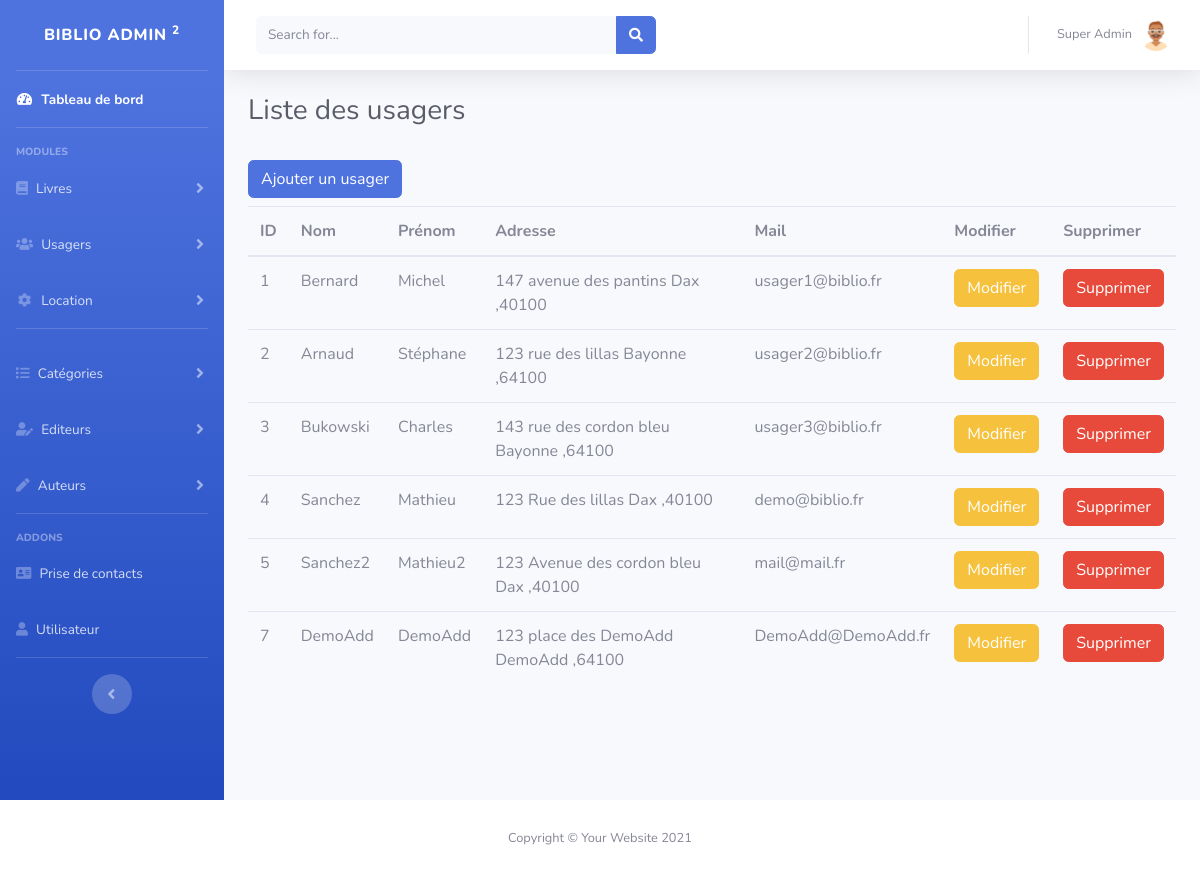
Page /admin/usager/index.php (signed in) on the committed database.
### tables this page shows
CREATE TABLE IF NOT EXISTS `usager` (
  `id` int(11) NOT NULL AUTO_INCREMENT,
  `nom` varchar(255) NOT NULL,
  `prenom` varchar(255) NOT NULL,
  `adresse` varchar(255) NOT NULL,
  `ville` varchar(255) NOT NULL,
  `code_postal` varchar(5) NOT NULL,
  `mail` varchar(255) NOT NULL,
  PRIMARY KEY (`id`)
);

### admin/usager/index.php (the view, shortened to what this page needs)
<?php
    include '../config/bdd.php';
    $sql = 'SELECT * FROM usager';
    $req = $bdd->query($sql);
    $usagers = $req->fetchAll(PDO::FETCH_ASSOC);
?>
<!DOCTYPE html>
<html lang="fr">
<head>
    <link href="<?= URL_ADMIN ?>vendor/fontawesome-free/css/all.min.css" rel="stylesheet" type="text/css">
    <link href="http://localhost/biblio/admin/css/sb-admin-2.min.css" rel="stylesheet">
</head>
<body id="page-top">
    <div id="wrapper">
        <?php
            include '../includes/sidebar.php';
        ?>
        <div id="content-wrapper" class="d-flex flex-column">
            <?php
                    include '../includes/topbar.php';
                ?>
                <div class="container-fluid">
                    <div class="d-sm-flex align-items-center justify-content-between mb-4">
                        <h1 class="h3 mb-0 text-gray-800">Liste des usagers</h1>
                    </div>
                    <a href="add.php" class="btn btn-primary my-2">Ajouter un usager</a>
                    <table class="table">
                        <thead>
                            <tr>
                            <th scope="col">ID</th>
                            <th scope="col">Nom</th>
                            <th scope="col">Prénom</th>
                            <th scope="col">Adresse</th>
                            <th scope="col">Mail</th>
                            <th scope="col">Modifier</th>
                            <th scope="col">Supprimer</th>
                            </tr>
                        </thead>
                        <tbody>
                            <?php foreach ($usagers as $usager) : ?>
                                <tr>
                                    <td><?= $usager['id'] ?></td>
                                    <td><?= $usager['nom'] ?></td>
                                    <td><?= $usager['prenom'] ?></td>
                                    <td><?= $usager['adresse'] . ' ' .  $usager['ville'] . ' ,' . $usager['code_postal']?></td>
                                    <td><?= $usager['mail'] ?></td>
                                    <td><a href="update.php?id=<?= $usager['id'] ?>" class="btn btn-warning">Modifier</a></td>
                                    <td><a href="action.php?id=<?= $usager['id'] ?>" class="btn btn-danger">Supprimer</a></td>
                                </tr>
                            <?php endforeach; ?>
                        </tbody>
                        </table>
                </div>
            </div>
            <?php
                include '../includes/footer.php';
            ?>
</body>
</html>

### rows in the picture
usager: id "1", nom "Bernard", prenom "Michel", adresse "147 avenue des pantins", ville "Dax", code_postal "40100", mail "usager1@biblio.fr"
usager: id "2", nom "Arnaud", prenom "Stéphane", adresse "123 rue des lillas", ville "Bayonne", code_postal "64100", mail "usager2@biblio.fr"
usager: id "3", nom "Bukowski", prenom "Charles", adresse "143 rue des cordon bleu", ville "Bayonne", code_postal "64100", mail "usager3@biblio.fr"
usager: id "4", nom "Sanchez", prenom "Mathieu", adresse "123 Rue des lillas", ville "Dax", code_postal "40100", mail "demo@biblio.fr"
usager: id "5", nom "Sanchez2", prenom "Mathieu2", adresse "123 Avenue des cordon bleu", ville "Dax", code_postal "40100", mail "mail@mail.fr"
usager: id "7", nom "DemoAdd", prenom "DemoAdd", adresse "123 place des DemoAdd", ville "DemoAdd", code_postal "64100", mail "DemoAdd@DemoAdd.fr"

### other values in the picture
$_SESSION['user']['nom'] "Super"
$_SESSION['user']['prenom'] "Admin"
